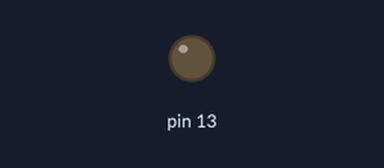
Simulated run of this program. Board: Arduino Uno, built with avr-gcc and run on an emulated ATmega328P. On the bench: output pins drawn as LEDs (lit = HIGH).

Above: at 0.3 s.
Timing chart, 0 to 1.8 s (numbered marks = the images above):
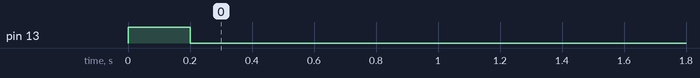

Measured:
- by itself, pin 13: HIGH → LOW at 0.20 s

The program:

main.cpp
```cpp
#include "Arduino.h"

#include "led.h"

Led LED;

// the setup function runs once when you press reset or power the board
void setup() {
  LED.setup(13);
  LED.set_status(2);
}

// the loop function runs over and over again forever
void loop() {
  LED.loop();
}
```

led.cpp
```cpp
#include <Arduino.h>

#include "led.h"

void Led::setup(int pin) {
  this->blink_loop = 0;
  this->blinks = 0;
  this->pin = pin;
  pinMode(pin, OUTPUT);
  digitalWrite(pin, 1);
  this->timer.reset();
}

void Led::loop() {
  int interval = 0;
  if (this->blinks == 0) {
	interval = INTERVAL_LONG;
  } else {
	interval = INTERVAL_SHORT;
  }

  if (!this->timer.check(interval))
	return;

  this->timer.reset();
  this->blink_loop += 1;

  if (this->blink_loop >= 2*blinks)    // accept equal, since with one blink we have long-short, long-short
	this->blink_loop = 0;

  digitalWrite(pin, (this->blinks & 0x01));
}

void Led::set_status(int blinks) {
  if (this->blinks == blinks)
	return;

  this->blink_loop = 0;
  this->blinks = blinks;
}
```

led.h
```cpp
#ifndef ARDUINO_TIMER_SRC_LED_H
#define ARDUINO_TIMER_SRC_LED_H

#include "simple_timer.h"

/** Simple class that will blink the led in cycle of long-short*N, where N is the status given */
class Led {
  constexpr static const int INTERVAL_SHORT = 200;
  constexpr static const int INTERVAL_LONG = 700;

public:
  void setup(int pin);
  void loop();
  void set_status(int blinks);

protected:
  SimpleTimer timer;
  int pin;
  int blinks;
  int blink_loop;
};

#endif //ARDUINO_TIMER_SRC_LED_H
```

simple_timer.cpp
```cpp
#include <Arduino.h>

#include "simple_timer.h"

SimpleTimer::SimpleTimer() {
  this->reset_ms = 0xFFFFFFFF;
}

void SimpleTimer::reset() {
  this->reset_ms = millis();
};

void SimpleTimer::reset_with_carry(unsigned long timeout_ms) {
  // may overflow, but is still ok.
  this->reset_ms = reset_ms + timeout_ms;
}

bool SimpleTimer::check(unsigned long timeout_ms) {
  unsigned long target_time = this->reset_ms + timeout_ms;
  unsigned long current_time = millis();

  // has the current time overflown
  if (current_time < this->reset_ms) { // did the current time overflow
	if (this->reset_ms < target_time) { // no, it did not -> we are way over.
	  return true;
	} else { // yes its overflown as well, normal functionality.
	  return (current_time >= target_time);
	}
  } else { // timer has not overflown, how about the target?
	if (this->reset_ms
		< target_time) { // no overflow, here either. Normal business
	  return (current_time >= target_time);
	} else { // the target is overflown, so must we.
	  return false;
	}
  }
}
```

simple_timer.h
```cpp
#ifndef ARDUINO_TIMER_SRC_SIMPLE_TIMER_H
#define ARDUINO_TIMER_SRC_SIMPLE_TIMER_H

class SimpleTimer {
public:
  SimpleTimer();
  // Use all time
  void reset();
  // User @param timeout_ms amount of time.
  void reset_with_carry(unsigned long timeout_ms);
  // Check if @param timeout_ms milliseconds has passed since the last reset.
  bool check(unsigned long timeout_ms);

protected:
  unsigned long reset_ms;
};

#endif //ARDUINO_TIMER_SRC_SIMPLE_TIMER_H
```
